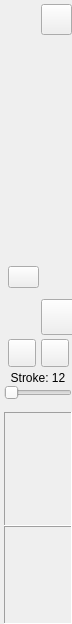
  <widget class="QDockWidget" name="toolsDock">
   <property name="sizePolicy">
    <sizepolicy hsizetype="Fixed" vsizetype="MinimumExpanding">
     <horstretch>0</horstretch>
     <verstretch>0</verstretch>
    </sizepolicy>
   </property>
   <property name="minimumSize">
    <size>
     <width>72</width>
     <height>585</height>
    </size>
   </property>
   <property name="maximumSize">
    <size>
     <width>72</width>
     <height>524287</height>
    </size>
   </property>
   <property name="toolTip">
    <string>Toolbar</string>
   </property>
   <property name="statusTip">
    <string>Toolbar</string>
   </property>
   <property name="accessibleName">
    <string>Toolbar</string>
   </property>
   <property name="accessibleDescription">
    <string>Toolbar</string>
   </property>
   <property name="features">
    <set>QDockWidget::DockWidgetFloatable|QDockWidget::DockWidgetMovable</set>
   </property>
   <property name="allowedAreas">
    <set>Qt::LeftDockWidgetArea|Qt::RightDockWidgetArea</set>
   </property>
   <property name="windowTitle">
    <string>Toolbar</string>
   </property>
   <attribute name="dockWidgetArea">
    <number>1</number>
   </attribute>
   <widget class="QWidget" name="dockWidgetContents">
    <layout class="QVBoxLayout" name="verticalLayout_dock">
     <property name="spacing">
      <number>0</number>
     </property>
     <property name="leftMargin">
      <number>0</number>
     </property>
     <property name="topMargin">
      <number>0</number>
     </property>
     <property name="rightMargin">
      <number>0</number>
     </property>
     <property name="bottomMargin">
      <number>0</number>
     </property>
     <item>
      <widget class="QWidget" name="widget" native="true">
       <property name="sizePolicy">
        <sizepolicy hsizetype="Preferred" vsizetype="Fixed">
         <horstretch>0</horstretch>
         <verstretch>0</verstretch>
        </sizepolicy>
       </property>
       <property name="maximumSize">
        <size>
         <width>84</width>
         <height>400</height>
        </size>
       </property>
       <layout class="QGridLayout" name="gridLayout">
        <property name="leftMargin">
         <number>8</number>
        </property>
        <property name="topMargin">
         <number>4</number>
        </property>
        <property name="rightMargin">
         <number>0</number>
        </property>
        <property name="bottomMargin">
         <number>0</number>
        </property>
        <property name="horizontalSpacing">
         <number>2</number>
        </property>
        <property name="verticalSpacing">
         <number>4</number>
        </property>
        <item row="8" column="0">
         <widget class="QPushButton" name="simplelineButton">
          <property name="minimumSize">
           <size>
            <width>28</width>
            <height>28</height>
           </size>
          </property>
          <property name="toolTip">
           <string>Simple Line</string>
          </property>
          <property name="icon">
           <iconset resource="resources.qrc">
            <normaloff>:/icons/simple-line.png</normaloff>:/icons/simple-line.png</iconset>
          </property>
          <property name="iconSize">
           <size>
            <width>24</width>
            <height>24</height>
           </size>
          </property>
          <property name="checkable">
           <bool>true</bool>
          </property>
          <property name="flat">
           <bool>true</bool>
          </property>
         </widget>
        </item>
        <item row="11" column="1">
         <widget class="QPushButton" name="regularpolyButton">
          <property name="minimumSize">
           <size>
            <width>28</width>
            <height>28</height>
           </size>
          </property>
          <property name="toolTip">
           <string>Regular Polygon</string>
          </property>
          <property name="icon">
           <iconset resource="resources.qrc">
            <normaloff>:/icons/regular-poly.png</normaloff>:/icons/regular-poly.png</iconset>
          </property>
          <property name="iconSize">
           <size>
            <width>24</width>
            <height>24</height>
           </size>
          </property>
          <property name="checkable">
           <bool>true</bool>
          </property>
          <property name="flat">
           <bool>true</bool>
          </property>
         </widget>
        </item>
        <item row="16" column="0">
         <widget class="QToolButton" name="shapeToolButton">
          <property name="minimumSize">
           <size>
            <width>28</width>
            <height>28</height>
           </size>
          </property>
          <property name="visible">
           <bool>false</bool>
          </property>
          <property name="icon">
           <iconset resource="resources.qrc">
            <normaloff>:/icons/blue-rect.png</normaloff>:/icons/blue-rect.png</iconset>
          </property>
          <property name="checkable">
           <bool>true</bool>
          </property>
         </widget>
        </item>
        <item row="12" column="1">
         <widget class="QPushButton" name="polylineButton">
          <property name="minimumSize">
           <size>
            <width>28</width>
            <height>0</height>
           </size>
          </property>
          <property name="maximumSize">
           <size>
            <width>28</width>
            <height>0</height>
           </size>
          </property>
          <property name="toolTip">
           <string>Polyline</string>
          </property>
          <property name="icon">
           <iconset resource="resources.qrc">
            <normaloff>:/icons/blue-polyline.png</normaloff>:/icons/blue-polyline.png</iconset>
          </property>
          <property name="checkable">
           <bool>true</bool>
          </property>
          <property name="flat">
           <bool>true</bool>
          </property>
         </widget>
        </item>
        <item row="16" column="1">
         <widget class="QToolButton" name="lineToolButton">
          <property name="minimumSize">
           <size>
            <width>28</width>
            <height>28</height>
           </size>
          </property>
          <property name="visible">
           <bool>false</bool>
          </property>
          <property name="icon">
           <iconset resource="resources.qrc">
            <normaloff>:/icons/simple-line.png</normaloff>:/icons/simple-line.png</iconset>
          </property>
          <property name="checkable">
           <bool>true</bool>
          </property>
         </widget>
        </item>
        <item row="10" column="1">
         <widget class="QPushButton" name="roundrectButton">
          <property name="minimumSize">
           <size>
            <width>28</width>
            <height>28</height>
           </size>
          </property>
          <property name="toolTip">
           <string>Rounded Rectangle</string>
          </property>
          <property name="icon">
           <iconset resource="resources.qrc">
            <normaloff>:/icons/blue-roundrect.png</normaloff>:/icons/blue-roundrect.png</iconset>
          </property>
          <property name="iconSize">
           <size>
            <width>24</width>
            <height>24</height>
           </size>
          </property>
          <property name="checkable">
           <bool>true</bool>
          </property>
          <property name="flat">
           <bool>true</bool>
          </property>
         </widget>
        </item>
        <item row="8" column="1">
         <widget class="QPushButton" name="splineButton">
          <property name="minimumSize">
           <size>
            <width>28</width>
            <height>28</height>
           </size>
          </property>
          <property name="toolTip">
           <string>Spline</string>
          </property>
          <property name="icon">
           <iconset resource="resources.qrc">
            <normaloff>:/icons/blue-curve.png</normaloff>:/icons/blue-curve.png</iconset>
          </property>
          <property name="iconSize">
           <size>
            <width>24</width>
            <height>24</height>
           </size>
          </property>
          <property name="checkable">
           <bool>true</bool>
          </property>
          <property name="flat">
           <bool>true</bool>
          </property>
         </widget>
        </item>
        <item row="1" column="1">
         <widget class="QPushButton" name="fillButton">
          <property name="minimumSize">
           <size>
            <width>28</width>
            <height>28</height>
           </size>
          </property>
          <property name="icon">
           <iconset resource="resources.qrc">
            <normaloff>:/icons/paint-can.png</normaloff>:/icons/paint-can.png</iconset>
          </property>
          <property name="iconSize">
           <size>
            <width>24</width>
            <height>24</height>
           </size>
          </property>
          <property name="checkable">
           <bool>true</bool>
          </property>
          <property name="flat">
           <bool>true</bool>
          </property>
         </widget>
        </item>
        <item row="1" column="0">
         <widget class="QPushButton" name="eraserButton">
          <property name="minimumSize">
           <size>
            <width>28</width>
            <height>28</height>
           </size>
          </property>
          <property name="icon">
           <iconset resource="resources.qrc">
            <normaloff>:/icons/eraser.png</normaloff>:/icons/eraser.png</iconset>
          </property>
          <property name="iconSize">
           <size>
            <width>24</width>
            <height>24</height>
           </size>
          </property>
          <property name="checkable">
           <bool>true</bool>
          </property>
          <property name="flat">
           <bool>true</bool>
          </property>
         </widget>
        </item>
        <item row="4" column="1">
         <widget class="QPushButton" name="penButton">
          <property name="minimumSize">
           <size>
            <width>28</width>
            <height>28</height>
           </size>
          </property>
          <property name="icon">
           <iconset resource="resources.qrc">
            <normaloff>:/icons/pencil.png</normaloff>:/icons/pencil.png</iconset>
          </property>
          <property name="iconSize">
           <size>
            <width>24</width>
            <height>24</height>
           </size>
          </property>
          <property name="checkable">
           <bool>true</bool>
          </property>
          <property name="flat">
           <bool>true</bool>
          </property>
         </widget>
        </item>
        <item row="0" column="0">
         <widget class="QPushButton" name="moveButton">
          <property name="minimumSize">
           <size>
            <width>28</width>
            <height>28</height>
           </size>
          </property>
          <property name="maximumSize">
           <size>
            <width>28</width>
            <height>16777215</height>
           </size>
          </property>
          <property name="icon">
           <iconset resource="resources.qrc">
            <normaloff>:/icons/move.png</normaloff>:/icons/move.png</iconset>
          </property>
          <property name="iconSize">
           <size>
            <width>24</width>
            <height>24</height>
           </size>
          </property>
          <property name="checkable">
           <bool>true</bool>
          </property>
          <property name="flat">
           <bool>true</bool>
          </property>
         </widget>
        </item>
        <item row="0" column="1">
         <widget class="QToolButton" name="selectToolButton">
          <property name="minimumSize">
           <size>
            <width>28</width>
            <height>28</height>
           </size>
          </property>
          <property name="icon">
           <iconset resource="resources.qrc">
            <normaloff>:/icons/sel.png</normaloff>:/icons/sel.png</iconset>
          </property>
          <property name="iconSize">
           <size>
            <width>24</width>
            <height>24</height>
           </size>
          </property>
          <property name="checkable">
           <bool>true</bool>
          </property>
         </widget>
        </item>
        <item row="2" column="1">
         <widget class="QPushButton" name="magnifierButton">
          <property name="minimumSize">
           <size>
            <width>28</width>
            <height>28</height>
           </size>
          </property>
          <property name="icon">
           <iconset resource="resources.qrc">
            <normaloff>:/icons/magnifier-zoom.png</normaloff>:/icons/magnifier-zoom.png</iconset>
          </property>
          <property name="iconSize">
           <size>
            <width>24</width>
            <height>24</height>
           </size>
          </property>
          <property name="checkable">
           <bool>true</bool>
          </property>
          <property name="flat">
           <bool>true</bool>
          </property>
         </widget>
        </item>
        <item row="2" column="0">
         <widget class="QPushButton" name="dropperButton">
          <property name="minimumSize">
           <size>
            <width>28</width>
            <height>28</height>
           </size>
          </property>
          <property name="icon">
           <iconset resource="resources.qrc">
            <normaloff>:/icons/pipette.png</normaloff>:/icons/pipette.png</iconset>
          </property>
          <property name="iconSize">
           <size>
            <width>24</width>
            <height>24</height>
           </size>
          </property>
          <property name="checkable">
           <bool>true</bool>
          </property>
          <property name="flat">
           <bool>true</bool>
          </property>
         </widget>
        </item>
        <item row="6" column="1">
         <widget class="QPushButton" name="textButton">
          <property name="sizePolicy">
           <sizepolicy hsizetype="Minimum" vsizetype="Fixed">
            <horstretch>36</horstretch>
            <verstretch>36</verstretch>
           </sizepolicy>
          </property>
          <property name="minimumSize">
           <size>
            <width>28</width>
            <height>28</height>
           </size>
          </property>
          <property name="text">
           <string/>
          </property>
          <property name="icon">
           <iconset resource="resources.qrc">
            <normaloff>:/icons/edit.png</normaloff>:/icons/edit.png</iconset>
          </property>
          <property name="iconSize">
           <size>
            <width>24</width>
            <height>24</height>
           </size>
          </property>
          <property name="checkable">
           <bool>true</bool>
          </property>
          <property name="flat">
           <bool>true</bool>
          </property>
         </widget>
        </item>
        <item row="4" column="0">
         <widget class="QPushButton" name="brushButton">
          <property name="minimumSize">
           <size>
            <width>28</width>
            <height>28</height>
           </size>
          </property>
          <property name="icon">
           <iconset resource="resources.qrc">
            <normaloff>:/icons/paint-brush.png</normaloff>:/icons/paint-brush.png</iconset>
          </property>
          <property name="iconSize">
           <size>
            <width>24</width>
            <height>24</height>
           </size>
          </property>
          <property name="checkable">
           <bool>true</bool>
          </property>
          <property name="flat">
           <bool>true</bool>
          </property>
         </widget>
        </item>
        <item row="15" column="1">
         <widget class="QPushButton" name="stampButton">
          <property name="minimumSize">
           <size>
            <width>36</width>
            <height>36</height>
           </size>
          </property>
          <property name="maximumSize">
           <size>
            <width>36</width>
            <height>36</height>
           </size>
          </property>
          <property name="visible">
           <bool>false</bool>
          </property>
          <property name="styleSheet">
           <string notr="true"/>
          </property>
          <property name="icon">
           <iconset resource="resources.qrc">
            <normaloff>:/icons/stamp.png</normaloff>:/icons/stamp.png</iconset>
          </property>
          <property name="checkable">
           <bool>true</bool>
          </property>
         </widget>
        </item>
        <item row="6" column="0">
         <widget class="QPushButton" name="markerButton">
          <property name="minimumSize">
           <size>
            <width>28</width>
            <height>28</height>
           </size>
          </property>
          <property name="icon">
           <iconset resource="resources.qrc">
            <normaloff>:/icons/marker.png</normaloff>:/icons/marker.png</iconset>
          </property>
          <property name="iconSize">
           <size>
            <width>24</width>
            <height>24</height>
           </size>
          </property>
          <property name="checkable">
           <bool>true</bool>
          </property>
          <property name="flat">
           <bool>true</bool>
          </property>
         </widget>
        </item>
        <item row="9" column="1">
         <widget class="QPushButton" name="rectButton">
          <property name="minimumSize">
           <size>
            <width>28</width>
            <height>28</height>
           </size>
          </property>
          <property name="toolTip">
           <string>Rectangle</string>
          </property>
          <property name="icon">
           <iconset resource="resources.qrc">
            <normaloff>:/icons/blue-rect.png</normaloff>:/icons/blue-rect.png</iconset>
          </property>
          <property name="iconSize">
           <size>
            <width>24</width>
            <height>24</height>
           </size>
          </property>
          <property name="checkable">
           <bool>true</bool>
          </property>
          <property name="flat">
           <bool>true</bool>
          </property>
         </widget>
        </item>
        <item row="9" column="0">
         <widget class="QPushButton" name="ellipseButton">
          <property name="minimumSize">
           <size>
            <width>28</width>
            <height>28</height>
           </size>
          </property>
          <property name="toolTip">
           <string>Ellipse</string>
          </property>
          <property name="icon">
           <iconset resource="resources.qrc">
            <normaloff>:/icons/blue-ellipse.png</normaloff>:/icons/blue-ellipse.png</iconset>
          </property>
          <property name="iconSize">
           <size>
            <width>24</width>
            <height>24</height>
           </size>
          </property>
          <property name="checkable">
           <bool>true</bool>
          </property>
          <property name="flat">
           <bool>true</bool>
          </property>
         </widget>
        </item>
        <item row="10" column="0">
         <widget class="QPushButton" name="polygonButton">
          <property name="minimumSize">
           <size>
            <width>28</width>
            <height>28</height>
           </size>
          </property>
          <property name="toolTip">
           <string>Polygon</string>
          </property>
          <property name="icon">
           <iconset resource="resources.qrc">
            <normaloff>:/icons/blue-poly.png</normaloff>:/icons/blue-poly.png</iconset>
          </property>
          <property name="iconSize">
           <size>
            <width>24</width>
            <height>24</height>
           </size>
          </property>
          <property name="checkable">
           <bool>true</bool>
          </property>
          <property name="flat">
           <bool>true</bool>
          </property>
         </widget>
        </item>
        <item row="11" column="0">
         <widget class="QPushButton" name="smudgeButton">
          <property name="text">
           <string/>
          </property>
          <property name="icon">
           <iconset resource="resources.qrc">
            <normaloff>:/icons/icons/smudge.png</normaloff>:/icons/icons/smudge.png</iconset>
          </property>
          <property name="iconSize">
           <size>
            <width>24</width>
            <height>24</height>
           </size>
          </property>
         </widget>
        </item>
       </layout>
      </widget>
     </item>
     <item>
      <widget class="QWidget" name="backgroundContainer" native="true">
       <property name="maximumSize">
        <size>
         <width>100</width>
         <height>16777215</height>
        </size>
       </property>
       <layout class="QVBoxLayout" name="backLayout">
        <property name="spacing">
         <number>0</number>
        </property>
        <property name="leftMargin">
         <number>4</number>
        </property>
        <property name="topMargin">
         <number>0</number>
        </property>
        <property name="rightMargin">
         <number>0</number>
        </property>
        <property name="bottomMargin">
         <number>0</number>
        </property>
        <item>
         <spacer name="verticalSpacer_4">
          <property name="orientation">
           <enum>Qt::Vertical</enum>
          </property>
          <property name="sizeType">
           <enum>QSizePolicy::Fixed</enum>
          </property>
          <property name="sizeHint" stdset="0">
           <size>
            <width>20</width>
            <height>4</height>
           </size>
          </property>
         </spacer>
        </item>
        <item>
         <widget class="QLabel" name="label">
          <property name="text">
           <string>Stroke: 12</string>
          </property>
          <property name="alignment">
           <set>Qt::AlignCenter</set>
          </property>
         </widget>
        </item>
        <item>
         <widget class="QSlider" name="strokesize">
          <property name="maximumSize">
           <size>
            <width>78</width>
            <height>16777215</height>
           </size>
          </property>
          <property name="orientation">
           <enum>Qt::Horizontal</enum>
          </property>
         </widget>
        </item>
        <item>
         <spacer name="verticalSpacer_2">
          <property name="orientation">
           <enum>Qt::Vertical</enum>
          </property>
          <property name="sizeType">
           <enum>QSizePolicy::Fixed</enum>
          </property>
          <property name="sizeHint" stdset="0">
           <size>
            <width>20</width>
            <height>12</height>
           </size>
          </property>
         </spacer>
        </item>
        <item>
         <widget class="QFrame" name="transFrame">
          <property name="sizePolicy">
           <sizepolicy hsizetype="Preferred" vsizetype="Preferred">
            <horstretch>0</horstretch>
            <verstretch>0</verstretch>
           </sizepolicy>
          </property>
          <property name="minimumSize">
           <size>
            <width>68</width>
            <height>0</height>
           </size>
          </property>
          <property name="maximumSize">
           <size>
            <width>68</width>
            <height>16777215</height>
           </size>
          </property>
          <property name="visible">
           <bool>true</bool>
          </property>
          <property name="frameShape">
           <enum>QFrame::Panel</enum>
          </property>
          <property name="frameShadow">
           <enum>QFrame::Sunken</enum>
          </property>
          <property name="lineWidth">
           <number>1</number>
          </property>
          <layout class="QVBoxLayout" name="verticalLayout_trans">
           <property name="spacing">
            <number>0</number>
           </property>
           <property name="leftMargin">
            <number>0</number>
           </property>
           <property name="topMargin">
            <number>0</number>
           </property>
           <property name="rightMargin">
            <number>0</number>
           </property>
           <property name="bottomMargin">
            <number>0</number>
           </property>
           <item alignment="Qt::AlignHCenter">
            <widget class="QPushButton" name="solidBack">
             <property name="minimumSize">
              <size>
               <width>64</width>
               <height>56</height>
              </size>
             </property>
             <property name="maximumSize">
              <size>
               <width>64</width>
               <height>56</height>
              </size>
             </property>
             <property name="styleSheet">
              <string notr="true">border: 0; left: 0; margin: 0; border-radius: 0px;</string>
             </property>
             <property name="text">
              <string/>
             </property>
             <property name="icon">
              <iconset>
               <normalon>:/icons/solidbk.png</normalon>
              </iconset>
             </property>
             <property name="iconSize">
              <size>
               <width>44</width>
               <height>32</height>
              </size>
             </property>
             <property name="checkable">
              <bool>true</bool>
             </property>
            </widget>
           </item>
           <item>
            <spacer name="verticalSpacer_3">
             <property name="orientation">
              <enum>Qt::Vertical</enum>
             </property>
             <property name="sizeType">
              <enum>QSizePolicy::Fixed</enum>
             </property>
             <property name="sizeHint" stdset="0">
              <size>
               <width>20</width>
               <height>0</height>
              </size>
             </property>
            </spacer>
           </item>
           <item>
            <widget class="QPushButton" name="transBack">
             <property name="sizePolicy">
              <sizepolicy hsizetype="Preferred" vsizetype="Preferred">
               <horstretch>0</horstretch>
               <verstretch>0</verstretch>
              </sizepolicy>
             </property>
             <property name="minimumSize">
              <size>
               <width>64</width>
               <height>56</height>
              </size>
             </property>
             <property name="maximumSize">
              <size>
               <width>64</width>
               <height>56</height>
              </size>
             </property>
             <property name="sizeIncrement">
              <size>
               <width>0</width>
               <height>0</height>
              </size>
             </property>
             <property name="styleSheet">
              <string notr="true">border: 0; left: 0; margin: 0; border-radius: 0px;</string>
             </property>
             <property name="text">
              <string/>
             </property>
             <property name="icon">
              <iconset>
               <normalon>:/icons/transbk.png</normalon>
              </iconset>
             </property>
             <property name="iconSize">
              <size>
               <width>44</width>
               <height>32</height>
              </size>
             </property>
             <property name="checkable">
              <bool>true</bool>
             </property>
             <property name="checked">
              <bool>true</bool>
             </property>
            </widget>
           </item>
          </layout>
         </widget>
        </item>
        <item>
         <spacer name="verticalSpacer">
          <property name="orientation">
           <enum>Qt::Vertical</enum>
          </property>
          <property name="sizeHint" stdset="0">
           <size>
            <width>0</width>
            <height>0</height>
           </size>
          </property>
         </spacer>
        </item>
        <item>
         <widget class="QFrame" name="fillingModes">
          <property name="minimumSize">
           <size>
            <width>68</width>
            <height>0</height>
           </size>
          </property>
          <property name="maximumSize">
           <size>
            <width>68</width>
            <height>16777215</height>
           </size>
          </property>
          <property name="styleSheet">
           <string notr="true"/>
          </property>
          <property name="frameShape">
           <enum>QFrame::Panel</enum>
          </property>
          <property name="frameShadow">
           <enum>QFrame::Sunken</enum>
          </property>
          <layout class="QVBoxLayout" name="verticalLayout_6">
           <property name="spacing">
            <number>0</number>
           </property>
           <property name="leftMargin">
            <number>0</number>
           </property>
           <property name="topMargin">
            <number>0</number>
           </property>
           <property name="rightMargin">
            <number>0</number>
           </property>
           <property name="bottomMargin">
            <number>0</number>
           </property>
           <item>
            <widget class="QPushButton" name="contourButton">
             <property name="sizePolicy">
              <sizepolicy hsizetype="Preferred" vsizetype="Preferred">
               <horstretch>0</horstretch>
               <verstretch>0</verstretch>
              </sizepolicy>
             </property>
             <property name="minimumSize">
              <size>
               <width>64</width>
               <height>32</height>
              </size>
             </property>
             <property name="maximumSize">
              <size>
               <width>64</width>
               <height>32</height>
              </size>
             </property>
             <property name="toolTip">
              <string/>
             </property>
             <property name="layoutDirection">
              <enum>Qt::LeftToRight</enum>
             </property>
             <property name="styleSheet">
              <string notr="true">border: 0; left: 0; margin: 0; border-radius: 0px;</string>
             </property>
             <property name="icon">
              <iconset resource="resources.qrc">
               <normaloff>:/icons/contour1.png</normaloff>:/icons/contour1.png</iconset>
             </property>
             <property name="iconSize">
              <size>
               <width>64</width>
               <height>16</height>
              </size>
             </property>
             <property name="checkable">
              <bool>true</bool>
             </property>
             <property name="checked">
              <bool>true</bool>
             </property>
            </widget>
           </item>
           <item>
            <widget class="QPushButton" name="fillShapesButton">
             <property name="sizePolicy">
              <sizepolicy hsizetype="Preferred" vsizetype="Preferred">
               <horstretch>0</horstretch>
               <verstretch>0</verstretch>
              </sizepolicy>
             </property>
             <property name="minimumSize">
              <size>
               <width>64</width>
               <height>32</height>
              </size>
             </property>
             <property name="maximumSize">
              <size>
               <width>64</width>
               <height>32</height>
              </size>
             </property>
             <property name="toolTip">
              <string/>
             </property>
             <property name="styleSheet">
              <string notr="true">border: 0; left: 0; margin: 0; border-radius: 0px;</string>
             </property>
             <property name="icon">
              <iconset resource="resources.qrc">
               <normaloff>:/icons/contour-filled1.png</normaloff>:/icons/contour-filled1.png</iconset>
             </property>
             <property name="iconSize">
              <size>
               <width>64</width>
               <height>16</height>
              </size>
             </property>
             <property name="checkable">
              <bool>true</bool>
             </property>
            </widget>
           </item>
           <item>
            <widget class="QPushButton" name="onlyFillButton">
             <property name="sizePolicy">
              <sizepolicy hsizetype="Preferred" vsizetype="Preferred">
               <horstretch>0</horstretch>
               <verstretch>0</verstretch>
              </sizepolicy>
             </property>
             <property name="minimumSize">
              <size>
               <width>64</width>
               <height>32</height>
              </size>
             </property>
             <property name="maximumSize">
              <size>
               <width>64</width>
               <height>32</height>
              </size>
             </property>
             <property name="toolTip">
              <string/>
             </property>
             <property name="styleSheet">
              <string notr="true">border: 0; left: 0; margin: 0; border-radius: 0px;</string>
             </property>
             <property name="icon">
              <iconset resource="resources.qrc">
               <normaloff>:/icons/no-contour1.png</normaloff>:/icons/no-contour1.png</iconset>
             </property>
             <property name="iconSize">
              <size>
               <width>64</width>
               <height>16</height>
              </size>
             </property>
             <property name="checkable">
              <bool>true</bool>
             </property>
            </widget>
           </item>
          </layout>
         </widget>
        </item>
        <item>
         <spacer name="verticalSpacer">
          <property name="orientation">
           <enum>Qt::Vertical</enum>
          </property>
          <property name="sizeHint" stdset="0">
           <size>
            <width>0</width>
            <height>0</height>
           </size>
          </property>
         </spacer>
        </item>
       </layout>
      </widget>
     </item>
     <item>
      <spacer name="verticalSpacer_dock">
       <property name="orientation">
        <enum>Qt::Vertical</enum>
       </property>
       <property name="sizeHint" stdset="0">
        <size>
         <width>0</width>
         <height>0</height>
        </size>
       </property>
      </spacer>
     </item>
    </layout>
   </widget>
  </widget>
